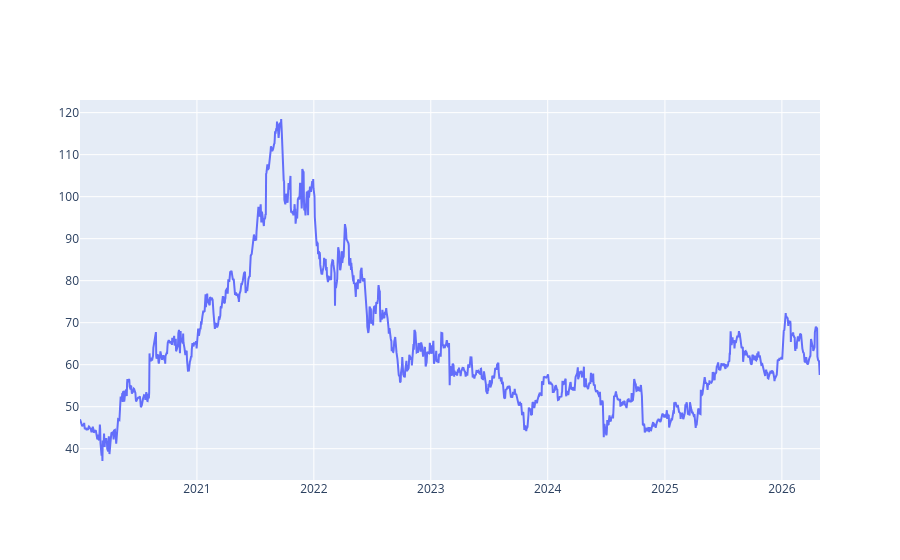

This figure's notebook cell:
### Code cell
# PLOT PRICE CHART AND ADD TRACES FOR INDICATOS

import plotly.graph_objects as go
import yfinance as yf
import pandas as pd

class DataCollector():
    def __init__(self, ticker, start_date, end_date, interval):
        
        self.ticker = yf.Ticker(ticker)
        self.start_date = start_date
        self.end_date = end_date
        self.interval = interval

    def fetch_data(self):
        data = self.ticker.history(start=self.start_date, end=self.end_date, interval=self.interval)
        return data

class PerformanceDisplay():
    def __init__(self, ticker, start_date, end_date):
        self.ticker = ticker
        self.start_date = start_date
        self.end_date = end_date

    def display_price_chart(self, data):
        fig = go.Figure()


        fig.add_scatter(x=data.index,
                        y=data['Close'])
        
        fig.show()


def run(config):
    data_collector = DataCollector(**config)
    pf = PerformanceDisplay(config["ticker"], config["start_date"], config['end_date'])
    data = data_collector.fetch_data()
    pf.display_price_chart(data)







config = {
    "ticker": "ERF.PA",
    "start_date": "2020-01-01",
    "end_date": "2026-05-01",
    "interval": "1d"
}

run(config)

### Figure 1 — Plotly figure (JSON) as saved in the notebook; plotly's stock layout.template omitted (floating-point values rounded to 4 significant figures; data arrays with more than 128 entries replaced by an {"elided": "..."} marker saying what was removed)
{"data": [{"type": "scatter", "x": {"elided": "1621 str values"}, "y": {"elided": "1621 float values"}}], "layout": {}}
